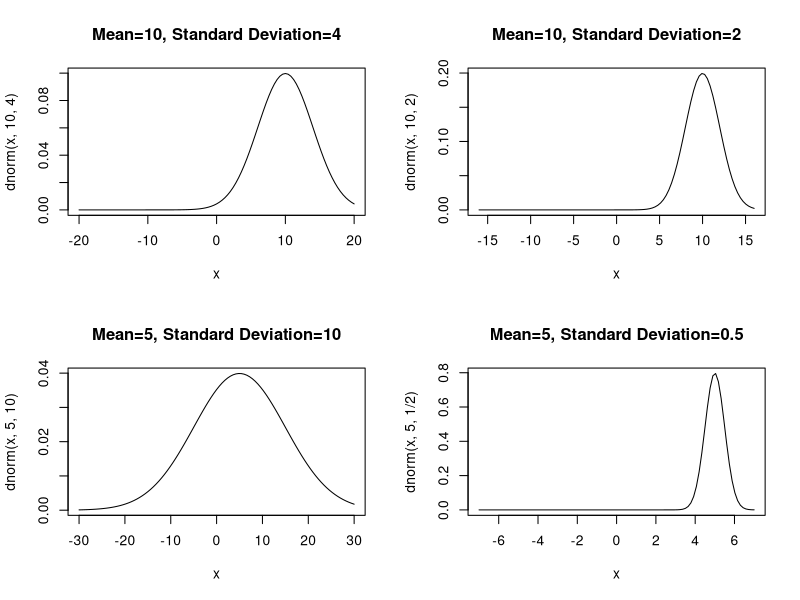
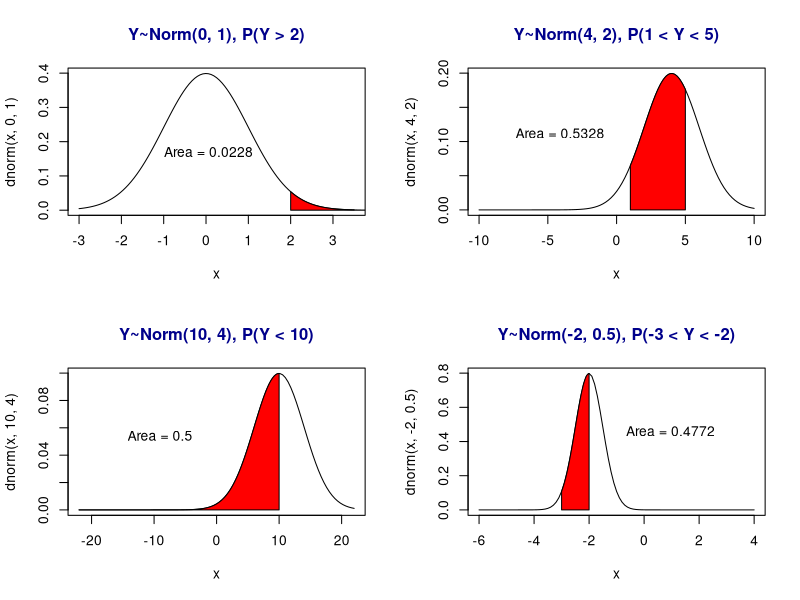
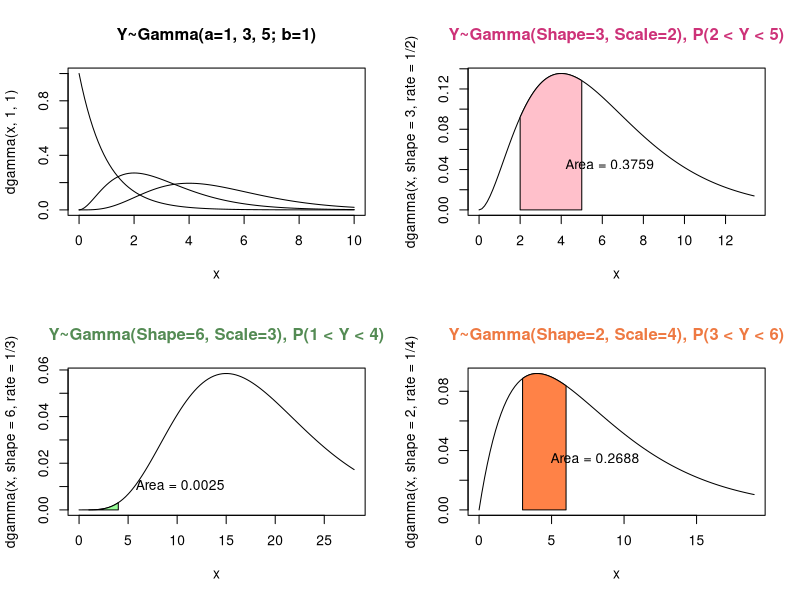
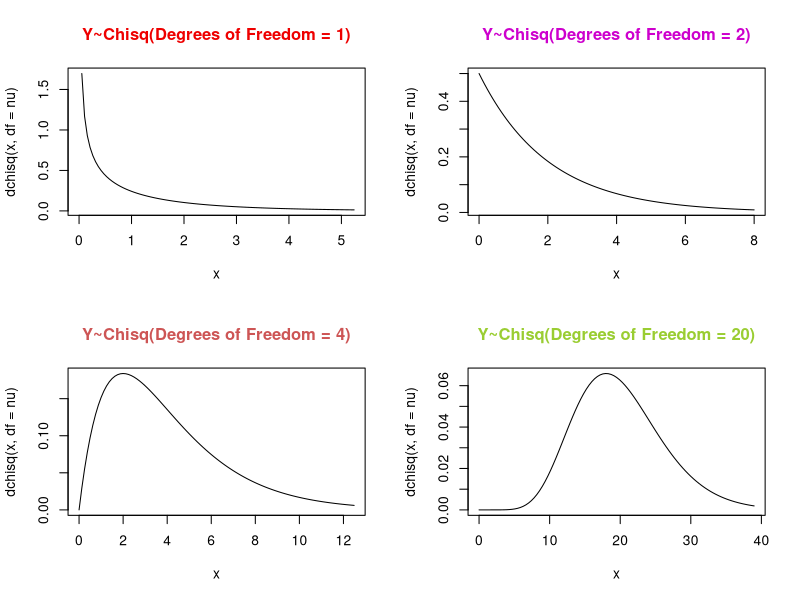
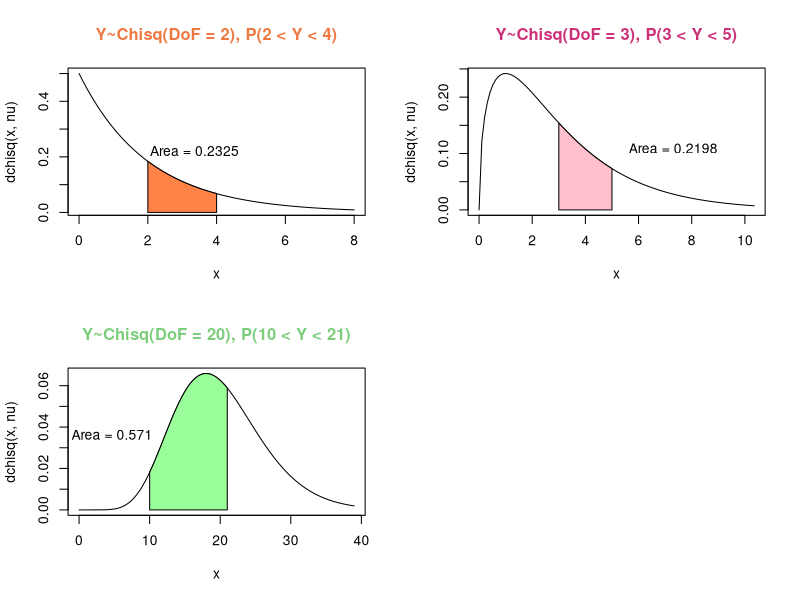

Reproduce these figures in R, in order.
## ---- chunk 1
knitr::opts_chunk$set(echo = TRUE)
## ---- chunk 2
getwd()
## ---- chunk 3
#create layout matrix to hold graphs
layout_mat = matrix(c(1,2,3,4), nrow=2, ncol=2, byrow=TRUE)
layout(layout_mat)

#plot all density functions outlined in write-up
curve(dnorm(x, 10, 4), xlim=c(-20,20))
title(main="Mean=10, Standard Deviation=4")

curve(dnorm(x, 10, 2), xlim=c(-16,16))
title(main="Mean=10, Standard Deviation=2")

curve(dnorm(x, 5, 10), xlim=c(-30, 30))
title(main="Mean=5, Standard Deviation=10")

curve(dnorm(x, 5, 1/2), xlim=c(-7,7))
title(main="Mean=5, Standard Deviation=0.5")

#***********************
## ---- chunk 4

#new graphical layout
layout(layout_mat)

#normal curve
curve(dnorm(x, 0, 1), xlim=c(-3, 3.5))

#want to graph Y~Norm(0, 1), P(Y >= 2)
#this is equivalent to 1 - pnorm(2, 0, 1)

#find 1000 x-vals between 2-4 and corresponding yvalues
xvals = seq(2, 4, length = 1000)
yvals = dnorm(xvals, 0, 1)

#create polygon out of those values
polygon(c(2, xvals, 4), c(0, yvals, 0), col = "Red")

#embellish
title(main = list("Y~Norm(0, 1), P(Y > 2)", col="Dark blue"))

#probability, lower-tail
prob0 = round(1-pnorm(2), 4)

text(0.06030965, 0.1696105, paste("Area = ", prob0, sep=""))

#*********************************


#normal curve 2, mean = 4, standard distribution = 2
curve(dnorm(x, 4, 2), xlim=c(-10, 10))
xvals = seq(1, 5, length = 1000)
yvals = dnorm(xvals, 4, 2)
polygon(c(1, xvals, 5), c(0, yvals, 0), col="Red")
title(main = list("Y~Norm(4, 2), P(1 < Y < 5)", col="Dark blue"))

#probability
prob1 = round((pnorm(5, 4, 2) - pnorm(2, 4, 2)), 4)

text(-4.112206, 0.1118096, paste("Area = ", prob1, sep=""))

#******************************************


#normal curve 3, mean = 10, sd = 4, P(Y < 10)
curve(dnorm(x, 10, 4), xlim=c(-22, 22))
xvals = seq(-22, 10, length = 1000)
yvals = dnorm(xvals, 10, 4)
polygon(c(-22, xvals, 10), c(0, yvals, 0), col="Red")
title(main = list("Y~Norm(10, 4), P(Y < 10)", col="Dark blue"))

#probability
prob2 = round(pnorm(10, 10, 4), 4)

text(-9.046854, 0.05427733, paste("Area = ", prob2, sep=""))

#***************************


#normal curve 4, mean = -2, sd = 0.5, P(-3 < Y < -2)
curve(dnorm(x, -2, 0.5), xlim=c(-6, 4))
xvals = seq(-3, -2, length = 1000)
yvals = dnorm(xvals, -2, 0.5)
polygon(c(-3, xvals, -2), c(0, yvals, 0), col="Red")
title(main = list("Y~Norm(-2, 0.5), P(-3 < Y < -2)", col="Dark blue"))

#probability
prob3 = round((pnorm(-2, -2, 0.5) - pnorm(-3, -2, 0.5)), 4)

text(0.9567504, 0.4600625, paste("Area = ", prob3, sep=""))
## ---- chunk 5
#Y∼Gamma(shape=1,scale=1)
curve(dgamma(x, 1, 1), main="Y~Gamma(a=1, 3, 5; b=1)", xlim=c(0, 10))
title(col="blue")

#Y∼Gamma(shape=3,scale=1)
curve(dgamma(x, 3, 1), xlim=c(0, 10), add=TRUE)


#Y∼Gamma(shape=5,scale=1)
curve(dgamma(x, 5, 1),  xlim=c(0, 10), add=TRUE)
## ---- chunk 6

#******* Gamma with Probabilities *******

#Y~Gamma(shape=3,scale=2),P(2<Y<5)

#shape * scale_squared = variance
#let xlim = alpha + sqrt(3*variance)
alpha=3; beta_sq=4; xupper=alpha + 3*sqrt(alpha*beta_sq)

curve(dgamma(x, shape=3, rate=1/2), xlim=c(0, xupper))
xvals = seq(2, 5, length = 1000)
yvals = dgamma(xvals, 3, 1/2)
polygon(c(2, xvals, 5), c(0, yvals, 0), col="pink")
title(main = list("Y~Gamma(Shape=3, Scale=2), P(2 < Y < 5)", col="violetred3"))

#probability
prob0 = round(pgamma(5, 3, rate=1/2) - pgamma(2, 3, rate=1/2), 4)

text(x=6.362831, y=0.04506125, paste("Area = ", prob0, sep= ""))


#Y∼Gamma(shape=6,scale=3),P(1≤Y≤4)

#shape * scale_squared = variance
#let xlim = sqrt(3*sd)
alpha=6; beta_sq=9; xupper=alpha + 3*sqrt(alpha*beta_sq)

curve(dgamma(x, shape=6, rate=1/3), xlim=c(0, xupper))
xvals = seq(1, 4, length = 1000)
yvals = dgamma(xvals, 6, rate=1/3)
polygon(c(1, xvals, 4), c(0, yvals, 0), col="palegreen1")
title(main = list("Y~Gamma(Shape=6, Scale=3), P(1 < Y < 4)", col="palegreen4"))

#probability
prob1 = round(pgamma(4, 6, rate=1/3) - pgamma(1, 6, rate=1/3), 4)

text(x=10.30853, y=0.01062104, paste("Area = ", prob1, sep= ""))

#Y∼Gamma(shape=2,scale=4),P(3≤Y<6)

#shape * scale_squared = variance
#let xlim = sqrt(3*sd)
alpha=2; beta_sq=16; xupper=alpha + 3*sqrt(alpha*beta_sq)

curve(dgamma(x, shape=2, rate=1/4), xlim=c(0, xupper))
xvals = seq(3, 6, length = 1000)
yvals = dgamma(xvals, 2, rate=1/4)
polygon(c(3, xvals, 6), c(0, yvals, 0), col="sienna1")
title(main = list("Y~Gamma(Shape=2, Scale=4), P(3 < Y < 6)", col="sienna2"))

#probability
prob2 = round(pgamma(6, 2, rate=1/4) - pgamma(3, 2, rate=1/4), 4)

text(x=7.993025, y=0.03474664, paste("Area = ", prob2, sep= ""))

## ---- chunk 7
layout(layout_mat)

#Y∼chisq(df=1)
#nu = 1, mu = 1, variance = 2mu
nu = 1
mu = nu
var = 2*nu
xupper = mu + 3*sqrt(var)
curve(dchisq(x, df=nu), xlim=c(0, xupper))
title(main=list("Y~Chisq(Degrees of Freedom = 1)", col = "red2"))


#Y∼chisq(df=2)
nu = 2
mu = nu
var = 2*nu
xupper = mu + 3*sqrt(var)
curve(dchisq(x, df=nu), xlim=c(0, xupper))
title(main=list("Y~Chisq(Degrees of Freedom = 2)", col = "magenta3"))


#Y∼chisq(df=4)
nu = 4
mu = nu
var = 2*nu
xupper = mu + 3*sqrt(var)
curve(dchisq(x, df=nu), xlim=c(0, xupper))
title(main=list("Y~Chisq(Degrees of Freedom = 4)", col = "indianred3"))


#Y∼chisq(df=20)
nu = 20
mu = nu
var = 2*nu
xupper = mu + 3*sqrt(var)
curve(dchisq(x, df=nu), xlim=c(0, xupper))
title(main=list("Y~Chisq(Degrees of Freedom = 20)", col = "olivedrab3"))
## ---- chunk 8
#Y∼chisq(df=2),P(2≤Y≤4)
nu = 2
mu = nu
var = 2*nu
xupper=mu + 3*sqrt(var)

x1=2; x2=4

curve(dchisq(x, nu), xlim=c(0, xupper))
xvals = seq(x1, x2, length = 1000)
yvals = dchisq(xvals, nu)
polygon(c(x1, xvals, x2), c(0, yvals, 0), col="sienna1")
title(main = list("Y~Chisq(DoF = 2), P(2 < Y < 4)", col="sienna2"))

#probability
prob = round(pchisq(x2, nu) - pchisq(x1, nu), 4)

text(x=3.358416, y=0.2207386, paste("Area = ", prob, sep= ""))

#Y∼chisq(df=3),P(3≤Y≤5)
nu = 3
mu = nu
var = 2*nu
xupper=mu + 3*sqrt(var)

x1=3; x2=5

curve(dchisq(x, nu), xlim=c(0, xupper))
xvals = seq(x1, x2, length = 1000)
yvals = dchisq(xvals, nu)
polygon(c(x1, xvals, x2), c(0, yvals, 0), col="pink")
title(main = list("Y~Chisq(DoF = 3), P(3 < Y < 5)", col="violetred3"))

#probability
prob = round(pchisq(x2, nu) - pchisq(x1, nu), 4)

text(x=7.301518, y=0.1090177, paste("Area = ", prob, sep= ""))

#Y∼chisq(df=20),P(10<Y≤21) 
nu = 20
mu = nu
var = 2*nu
xupper=mu + 3*sqrt(var)

x1=10; x2=21

curve(dchisq(x, nu), xlim=c(0, xupper))
xvals = seq(x1, x2, length = 1000)
yvals = dchisq(xvals, nu)
polygon(c(x1, xvals, x2), c(0, yvals, 0), col="palegreen1")
title(main = list("Y~Chisq(DoF = 20), P(10 < Y < 21)", col="palegreen3"))

#probability
prob1 = round(pchisq(x2, nu) - pchisq(x1, nu), 4)

text(x=4.66717, y=0.03633342, paste("Area = ", prob1, sep= ""))
